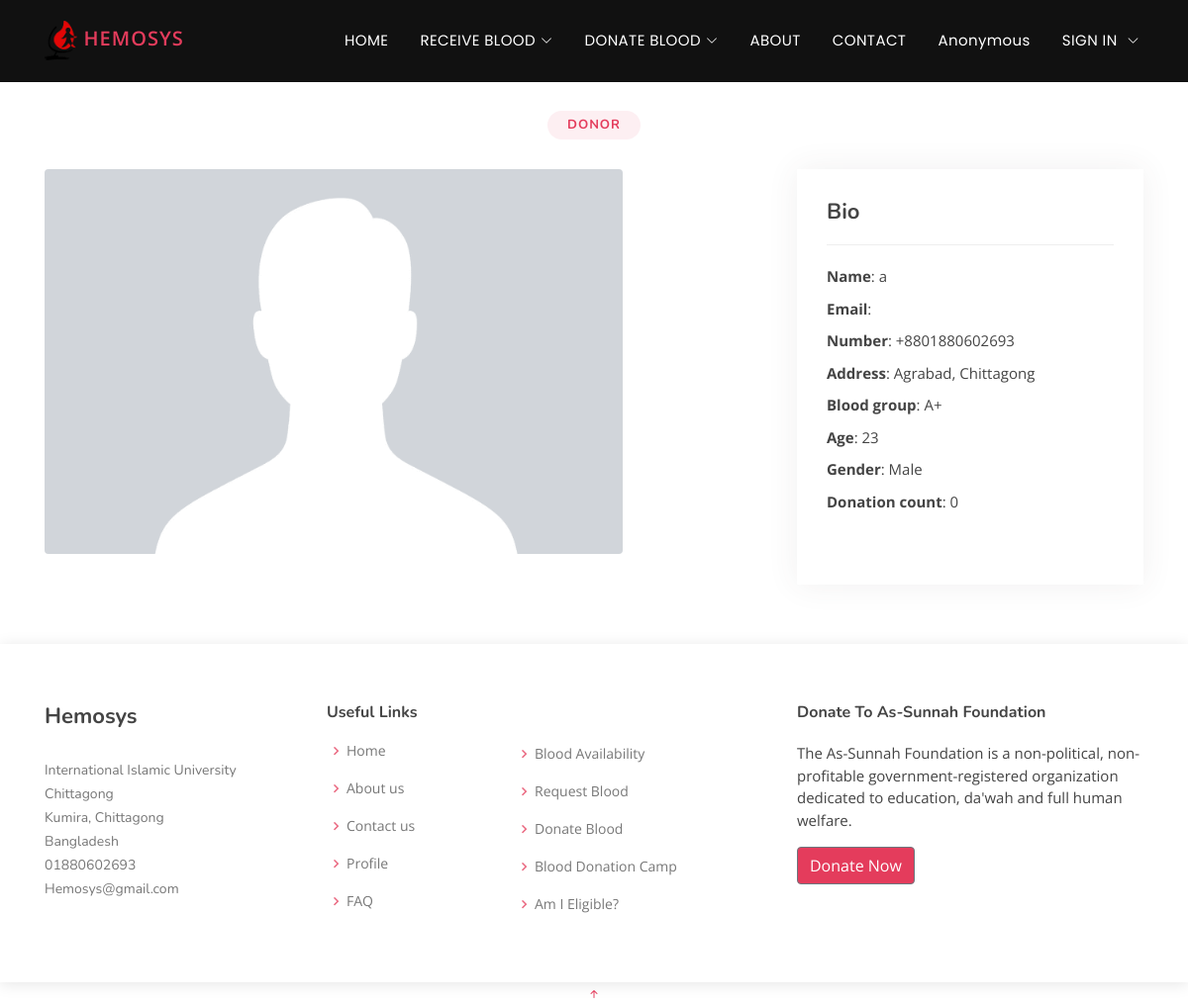
Screenshot of /donor/donor-details/90/ with the database file from the repository.
### authentication/models.py (models this page shows, shortened)
class userprofile(models.Model):
    user = models.OneToOneField(User, on_delete=models.CASCADE)
    phone = models.CharField(max_length=100)
    location = models.CharField(max_length=100)
    bloodgroup = models.CharField(max_length=100)
    age = models.CharField(max_length=3)
    gender = models.CharField(max_length=10)
    image = models.FileField(upload_to='profile-picture', blank=True, null=True)
    donor_donationcount = models.IntegerField(default = 0)

### donor/views.py (the view)
# urls.py: path('donor-details/<int:user_id>/', views.donor_details, name="donordetails"),
def donor_details(request, user_id):
    donor = get_object_or_404(userprofile, user_id=user_id)
    return render(request, "donordetails.html", {"donor": donor})

### templates/donordetails.html (shortened to what this page needs)
{% extends "base.html" %}
{% block content %}
{% load static %}
<section id="portfolio-details" class="portfolio-details">
  <br><br><br>
  <div class="section-title">
    <h2>Donor</h2>
  </div>
  <div class="container">
    <div class="row gy-4">
      <div class="col-lg-8">
        {% if donor.user.userprofile.image %}
        <img src="{{ donor.user.userprofile.image.url }}" alt="" class="img-fluid rounded" style="max-width: 80%; height: auto;"/>
        {% else %}
        <img src="{% static '\images\default-profile-picture.png' %}" alt="" class="img-fluid rounded" style="max-width: 80%; height: auto;"/>
        {% endif %}
      </div>
      <div class="col-lg-4">
        <div class="portfolio-info">
          <h3>Bio</h3>
          <ul>
            <li><strong>Name</strong>: {{ donor.user.first_name }}</li>
            <li><strong>Email</strong>: {{ donor.user.email }} </li>
            <li><strong>Number</strong>: {{ donor.user.userprofile.phone }} </li>
            <li><strong>Address</strong>: {{ donor.user.userprofile.location }}</li>
            <li><strong>Blood group</strong>: {{ donor.user.userprofile.bloodgroup }}</li>
            <li><strong>Age</strong>: {{ donor.user.userprofile.age }}</li>
            <li><strong>Gender</strong>: {{  donor.user.userprofile.gender }}</li>
            <li><strong>Donation count</strong>: {{ donor.user.userprofile.donor_donationcount }} </li>
          </ul>
        </div>
      </div>
    </div>
  </div>
</section>
{% endblock content %}

### static/assets/css/style.css (style rules this page uses)
body { font-family: "Open Sans", sans-serif; color: #444444; }
h1, h2, h3, h4, h5, h6 { font-family: "Nunito", sans-serif; }
section { padding: 60px 0; overflow: hidden; }
.section-title { text-align: center; padding-bottom: 30px; }
.section-title h2 { font-size: 13px; letter-spacing: 1px; font-weight: 700; padding: 8px 20px; line-height: 1; margin: 0; background: #fdeff2; color: #e43c5c; display: inline-block; text-transform: uppercase; border-radius: 50px; }
.portfolio-details { padding-top: 40px; }
.portfolio-details .portfolio-info { width: 350px; height: 420px; padding: 30px; box-shadow: 0px 0 30px rgba(73, 60, 62, 0.08); overflow: auto; }
.portfolio-details .portfolio-info h3 { font-size: 22px; font-weight: 700; margin-bottom: 20px; padding-bottom: 20px; border-bottom: 1px solid #eee; }
.portfolio-details .portfolio-info ul { list-style: none; padding: 0; font-size: 15px; }
.portfolio-details .portfolio-info ul li+li { margin-top: 10px; }

### rows the page displays
userprofile: user.first_name "a", user.userprofile.phone "+8801880602693", user.userprofile.location "Agrabad, Chittagong", user.userprofile.bloodgroup "A+", user.userprofile.age "23", user.userprofile.gender "Male", user.userprofile.donor_donationcount "0"
